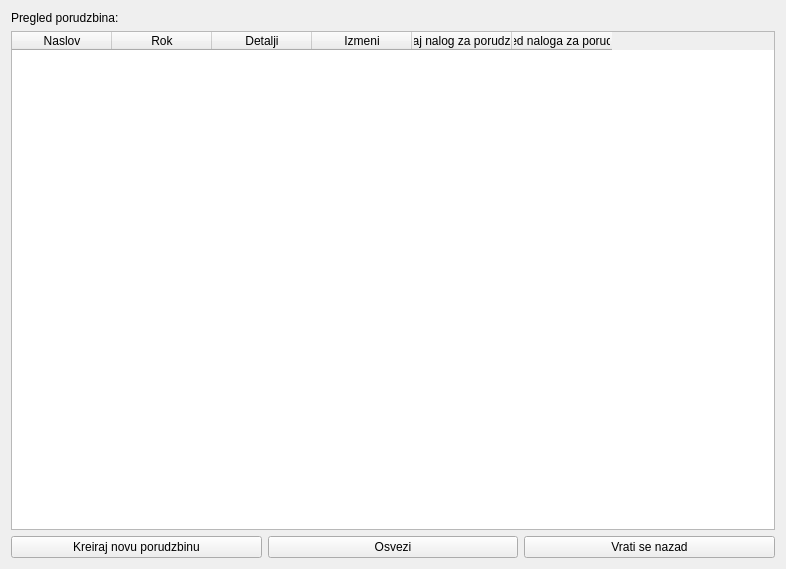
<?xml version="1.0" encoding="UTF-8"?>
<ui version="4.0">
 <class>OrdersView</class>
 <widget class="QWidget" name="OrdersView">
  <property name="geometry">
   <rect>
    <x>0</x>
    <y>0</y>
    <width>786</width>
    <height>569</height>
   </rect>
  </property>
  <property name="windowTitle">
   <string>Form</string>
  </property>
  <layout class="QVBoxLayout" name="verticalLayout">
   <item>
    <widget class="QLabel" name="label">
     <property name="text">
      <string>Pregled porudzbina:</string>
     </property>
    </widget>
   </item>
   <item>
    <widget class="QTableWidget" name="tableWidget">
     <column>
      <property name="text">
       <string>Naslov</string>
      </property>
     </column>
     <column>
      <property name="text">
       <string>Rok</string>
      </property>
     </column>
     <column>
      <property name="text">
       <string>Detalji</string>
      </property>
     </column>
     <column>
      <property name="text">
       <string>Izmeni</string>
      </property>
     </column>
     <column>
      <property name="text">
       <string>Dodaj nalog za porudzbinu</string>
      </property>
     </column>
     <column>
      <property name="text">
       <string>Pregled naloga za porudzbinu</string>
      </property>
     </column>
    </widget>
   </item>
   <item>
    <layout class="QHBoxLayout" name="horizontalLayout">
     <item>
      <widget class="QPushButton" name="pushButton">
       <property name="text">
        <string>Kreiraj novu porudzbinu</string>
       </property>
      </widget>
     </item>
     <item>
      <widget class="QPushButton" name="Refresh">
       <property name="text">
        <string>Osvezi</string>
       </property>
      </widget>
     </item>
     <item>
      <widget class="QPushButton" name="Back">
       <property name="text">
        <string>Vrati se nazad</string>
       </property>
      </widget>
     </item>
    </layout>
   </item>
  </layout>
 </widget>
 <resources/>
 <connections/>
</ui>
